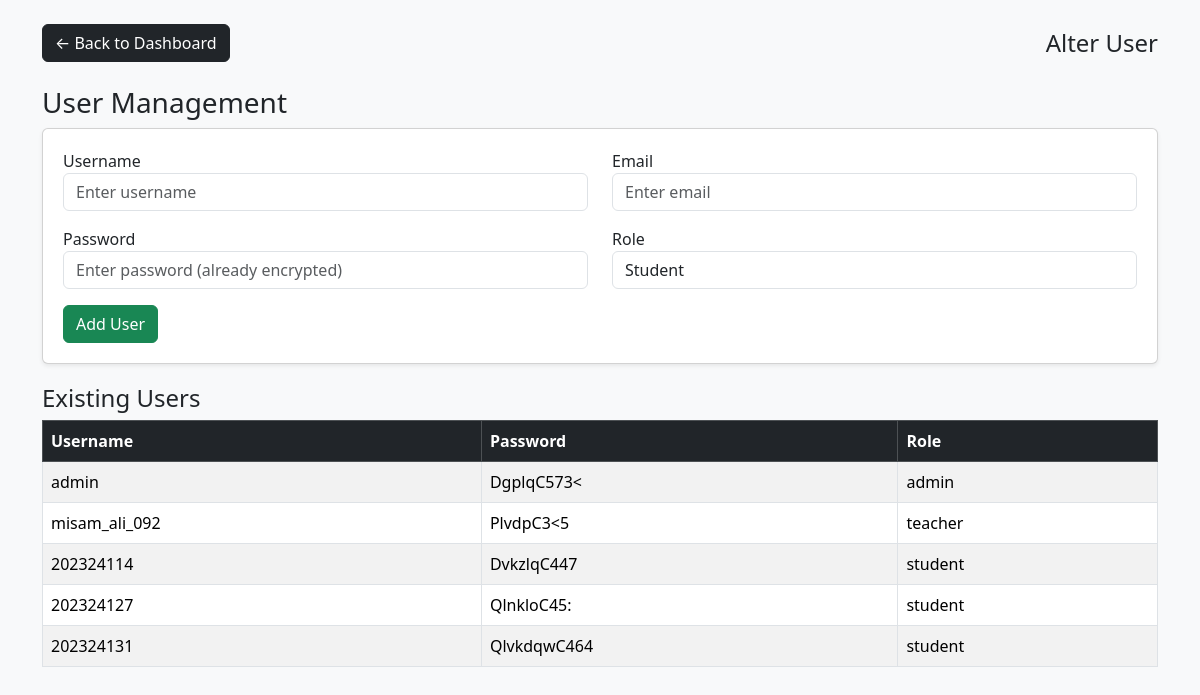
The page /MI/Admin/alter_user.php on the database its author committed.
### tables this page shows
CREATE TABLE `users` (
  `username` varchar(100) NOT NULL,
  `password` varchar(255) NOT NULL,
  `role` enum('admin','teacher','student') NOT NULL
);

### MI/Admin/alter_user.php (the view, shortened to what this page needs)
<?php
require_once "../../includes/dbconnection.php";
$users = mysqli_query($conn, "SELECT * FROM users ORDER BY role");
?>
<!DOCTYPE html>
<html>
<head>
    <link rel="stylesheet" href="https://cdn.jsdelivr.net/npm/bootstrap@5.3.2/dist/css/bootstrap.min.css">
</head>
<body>
    <div class="container mt-4">
        <div class="d-flex justify-content-between align-items-center mb-4">
            <a href="admin_dash.php" class="btn btn-dark">&larr; Back to Dashboard</a>
            <h4 class="m-0">Alter User</h4>
        </div>
        <h3>User Management</h3>
        <div class="card shadow-sm">
            <form method="POST">
                <div class="row mb-3">
                    <div class="col">
                        <label>Username</label>
                        <input type="text" name="username" class="form-control" placeholder="Enter username" required>
                    </div>
                    <div class="col">
                        <label>Email</label>
                        <input type="email" name="email" class="form-control" placeholder="Enter email" required>
                    </div>
                </div>
                <div class="row mb-3">
                    <div class="col">
                        <label>Password</label>
                        <input type="text" name="password" class="form-control" placeholder="Enter password (already encrypted)" required>
                    </div>
                    <div class="col">
                        <label>Role</label>
                        <select name="role" class="form-control">
                            <option value="Student">Student</option>
                        </select>
                    </div>
                </div>
                <button type="submit" class="btn btn-success">Add User</button>
            </form>
        </div>
        <h4>Existing Users</h4>
    <table class="table table-bordered table-striped">
        <thead class="table-dark">
            <tr>
                <th>Username</th>
                <th>Password</th>
                <th>Role</th>
            </tr>
        </thead>
        <tbody>
            <?php while ($row = mysqli_fetch_assoc($users)) { ?>
            <tr>
                <td><?= $row['username'] ?></td>
                <td><?php echo $row['password']; ?></td>
                <td><?= $row['role'] ?></td>
            </tr>
            <?php } ?>
        </tbody>
    </table>
    </div>
</body>
</html>

### MI/Admin/alter_user.php (style rules this page uses)
body { background-color: #f8f9fa; }
.card { padding: 20px; margin-bottom: 20px; }
table { background-color: white; }

### rows shown on the page
users: username "admin", password "DgplqC573<", role "admin"
users: username "misam_ali_092", password "PlvdpC3<5", role "teacher"
users: username "202324114", password "DvkzlqC447", role "student"
users: username "202324127", password "QlnkloC45:", role "student"
users: username "202324131", password "QlvkdqwC464", role "student"
